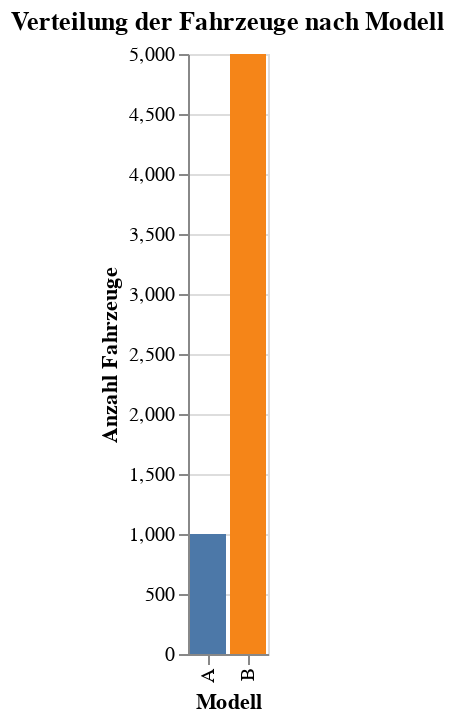

Notebook cell for this chart:
### Code cell
# Modell-Anzahlen berechnen
model_counts = (
    df
    .groupby('Model')
    .size()
    .reset_index(name='count')
)

# Balkendiagramm auf Basis des aggregierten DataFrames
chart = (
    alt.Chart(model_counts)
    .mark_bar()
    .encode(
        x=alt.X('Model:N', title='Modell'),
        y=alt.Y('count:Q', title='Anzahl Fahrzeuge'),
        color=alt.Color('Model:N', legend=None)
    )
    .properties(title='Verteilung der Fahrzeuge nach Modell')
)

chart.show()

### Figure 1 — Vega-Lite specification as saved in the notebook (floating-point values rounded to 4 significant figures)
{"config": {"view": {"continuousWidth": 300, "continuousHeight": 300}}, "data": {"name": "data-c8b70a480689ed8d2f4ed7395b5059d9"}, "mark": {"type": "bar"}, "encoding": {"color": {"field": "Model", "legend": null, "type": "nominal"}, "x": {"field": "Model", "title": "Modell", "type": "nominal"}, "y": {"field": "count", "title": "Anzahl Fahrzeuge", "type": "quantitative"}}, "title": "Verteilung der Fahrzeuge nach Modell", "$schema": "https://vega.github.io/schema/vega-lite/v5.20.1.json", "datasets": {"data-c8b70a480689ed8d2f4ed7395b5059d9": [{"Model": "A", "count": 1000}, {"Model": "B", "count": 5000}]}}
